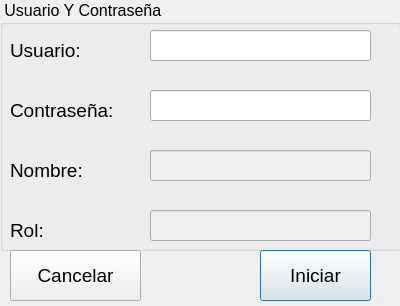
<?xml version="1.0" encoding="UTF-8"?>
<ui version="4.0">
 <class>Dialog</class>
 <widget class="QDialog" name="Dialog">
  <property name="geometry">
   <rect>
    <x>0</x>
    <y>0</y>
    <width>400</width>
    <height>306</height>
   </rect>
  </property>
  <property name="font">
   <font>
    <pointsize>12</pointsize>
   </font>
  </property>
  <property name="windowTitle">
   <string>Inicio de sesión</string>
  </property>
  <widget class="QGroupBox" name="gtbSesion">
   <property name="geometry">
    <rect>
     <x>0</x>
     <y>0</y>
     <width>401</width>
     <height>251</height>
    </rect>
   </property>
   <property name="title">
    <string> Usuario Y Contraseña</string>
   </property>
   <widget class="QLabel" name="lblUsuario">
    <property name="geometry">
     <rect>
      <x>10</x>
      <y>40</y>
      <width>111</width>
      <height>21</height>
     </rect>
    </property>
    <property name="font">
     <font>
      <pointsize>14</pointsize>
     </font>
    </property>
    <property name="text">
     <string>Usuario:</string>
    </property>
   </widget>
   <widget class="QLabel" name="lblContrasena">
    <property name="geometry">
     <rect>
      <x>10</x>
      <y>100</y>
      <width>141</width>
      <height>21</height>
     </rect>
    </property>
    <property name="font">
     <font>
      <pointsize>14</pointsize>
     </font>
    </property>
    <property name="text">
     <string>Contraseña:</string>
    </property>
   </widget>
   <widget class="QLabel" name="lblNombre">
    <property name="geometry">
     <rect>
      <x>10</x>
      <y>160</y>
      <width>111</width>
      <height>21</height>
     </rect>
    </property>
    <property name="font">
     <font>
      <pointsize>14</pointsize>
     </font>
    </property>
    <property name="text">
     <string>Nombre:</string>
    </property>
   </widget>
   <widget class="QLabel" name="lblRol">
    <property name="geometry">
     <rect>
      <x>10</x>
      <y>220</y>
      <width>111</width>
      <height>21</height>
     </rect>
    </property>
    <property name="font">
     <font>
      <pointsize>14</pointsize>
     </font>
    </property>
    <property name="text">
     <string>Rol:</string>
    </property>
   </widget>
   <widget class="QLineEdit" name="leUsuario">
    <property name="geometry">
     <rect>
      <x>150</x>
      <y>30</y>
      <width>221</width>
      <height>31</height>
     </rect>
    </property>
    <property name="font">
     <font>
      <pointsize>14</pointsize>
     </font>
    </property>
   </widget>
   <widget class="QLineEdit" name="leContrasena">
    <property name="geometry">
     <rect>
      <x>150</x>
      <y>90</y>
      <width>221</width>
      <height>31</height>
     </rect>
    </property>
    <property name="font">
     <font>
      <pointsize>14</pointsize>
     </font>
    </property>
   </widget>
   <widget class="QLineEdit" name="leNombre">
    <property name="enabled">
     <bool>false</bool>
    </property>
    <property name="geometry">
     <rect>
      <x>150</x>
      <y>150</y>
      <width>221</width>
      <height>31</height>
     </rect>
    </property>
    <property name="font">
     <font>
      <pointsize>14</pointsize>
     </font>
    </property>
   </widget>
   <widget class="QLineEdit" name="leRol">
    <property name="enabled">
     <bool>false</bool>
    </property>
    <property name="geometry">
     <rect>
      <x>150</x>
      <y>210</y>
      <width>221</width>
      <height>31</height>
     </rect>
    </property>
    <property name="font">
     <font>
      <pointsize>14</pointsize>
     </font>
    </property>
   </widget>
  </widget>
  <widget class="QPushButton" name="pbIniciar">
   <property name="geometry">
    <rect>
     <x>260</x>
     <y>250</y>
     <width>111</width>
     <height>51</height>
    </rect>
   </property>
   <property name="font">
    <font>
     <pointsize>14</pointsize>
    </font>
   </property>
   <property name="text">
    <string>Iniciar</string>
   </property>
   <property name="icon">
    <iconset>
     <normaloff>Iconos/aceptar.ico</normaloff>Iconos/aceptar.ico</iconset>
   </property>
   <property name="iconSize">
    <size>
     <width>24</width>
     <height>24</height>
    </size>
   </property>
  </widget>
  <widget class="QPushButton" name="pbCancelar">
   <property name="geometry">
    <rect>
     <x>10</x>
     <y>250</y>
     <width>131</width>
     <height>51</height>
    </rect>
   </property>
   <property name="font">
    <font>
     <pointsize>14</pointsize>
    </font>
   </property>
   <property name="text">
    <string>Cancelar</string>
   </property>
   <property name="icon">
    <iconset>
     <normaloff>Iconos/cancelar.ico</normaloff>Iconos/cancelar.ico</iconset>
   </property>
   <property name="iconSize">
    <size>
     <width>24</width>
     <height>24</height>
    </size>
   </property>
  </widget>
 </widget>
 <resources/>
 <connections/>
</ui>
